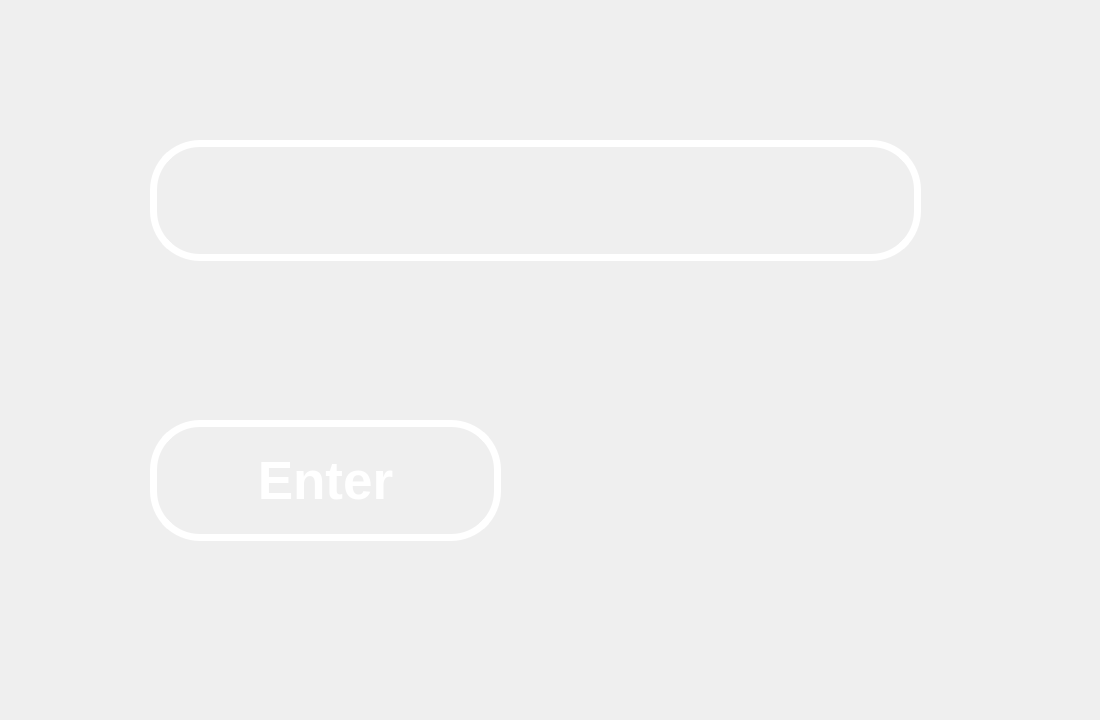
<?xml version="1.0" encoding="UTF-8"?>
<ui version="4.0">
 <class>Password_wind</class>
 <widget class="QDialog" name="Password_wind">
  <property name="geometry">
   <rect>
    <x>0</x>
    <y>0</y>
    <width>1100</width>
    <height>720</height>
   </rect>
  </property>
  <property name="minimumSize">
   <size>
    <width>1100</width>
    <height>720</height>
   </size>
  </property>
  <property name="maximumSize">
   <size>
    <width>1280</width>
    <height>720</height>
   </size>
  </property>
  <property name="windowTitle">
   <string>Secret</string>
  </property>
  <widget class="QLabel" name="background">
   <property name="geometry">
    <rect>
     <x>0</x>
     <y>0</y>
     <width>1100</width>
     <height>720</height>
    </rect>
   </property>
   <property name="minimumSize">
    <size>
     <width>1100</width>
     <height>720</height>
    </size>
   </property>
   <property name="maximumSize">
    <size>
     <width>1100</width>
     <height>720</height>
    </size>
   </property>
   <property name="text">
    <string/>
   </property>
   <property name="pixmap">
    <pixmap>../../../../../Загрузки/beautiful_sample_background.jpg</pixmap>
   </property>
   <property name="scaledContents">
    <bool>true</bool>
   </property>
  </widget>
  <widget class="QLineEdit" name="password_line">
   <property name="geometry">
    <rect>
     <x>150</x>
     <y>140</y>
     <width>771</width>
     <height>121</height>
    </rect>
   </property>
   <property name="font">
    <font>
     <pointsize>40</pointsize>
     <weight>75</weight>
     <bold>true</bold>
    </font>
   </property>
   <property name="styleSheet">
    <string notr="true">border: 7px solid rgb(255, 255, 255);
background-color: rgba(191, 64, 64, 0);
border-radius: 50px;
color: rgb(255, 255, 255);</string>
   </property>
  </widget>
  <widget class="QPushButton" name="pushButton">
   <property name="geometry">
    <rect>
     <x>150</x>
     <y>420</y>
     <width>351</width>
     <height>121</height>
    </rect>
   </property>
   <property name="font">
    <font>
     <pointsize>40</pointsize>
     <weight>75</weight>
     <bold>true</bold>
    </font>
   </property>
   <property name="styleSheet">
    <string notr="true">QPushButton{

border: 7px solid rgb(255, 255, 255);
background-color: rgba(191, 64, 64, 0);
border-radius: 50px;
color: rgb(255, 255, 255);


}

QPushButton:hover{
   background-color: rgba(175, 169, 169, 103);
}

QPushButton:pressed{
	background-color: rgba(232, 232, 232, 163);
border: 7px solid rgb(86,147,70);
color:rgb(86,147,70);
}</string>
   </property>
   <property name="text">
    <string>Enter</string>
   </property>
  </widget>
 </widget>
 <resources/>
 <connections/>
</ui>
